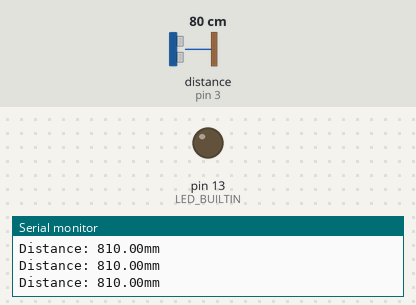
This sketch was run on a simulated Arduino Uno, built with avr-gcc and run on an emulated ATmega328P. On the bench: output pins drawn as LEDs (lit = HIGH), the last lines printed to the serial monitor. The test bench sets the inputs (shaded band); at power-on: distance to the obstacle (sensor on pin 3) 80 cm. The echo pulse lasts 58.3 µs per cm.

Above: at 1.3 s.
1.4 s: distance to the obstacle (sensor on pin 3) set to 27 cm
2.9 s: distance to the obstacle (sensor on pin 3) set to 24 cm
At 3.8 s:
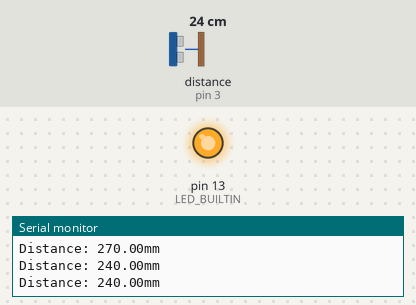
4.5 s: distance to the obstacle (sensor on pin 3) set to 35 cm
At 5.3 s:
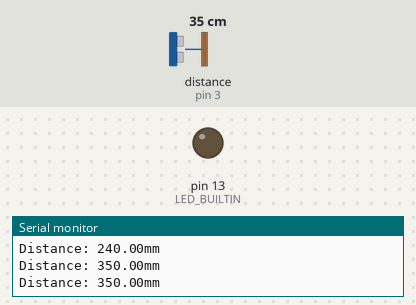
6.0 s: distance to the obstacle (sensor on pin 3) set to 2 cm
At 6.7 s:
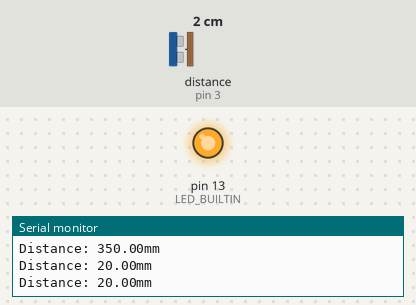
Timing chart, 0 to 8.5 s (numbered marks = the images above; inputs shaded):
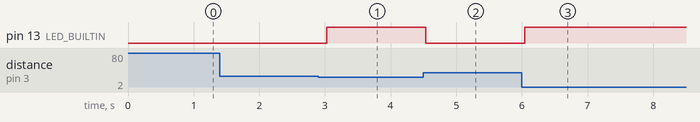

Measured:
- the behaviour switches between 26 and 25 cm on distance to the obstacle (sensor on pin 3) (found by bisection; images 0 and 1)
- after the input at 2.9 s, pin 13 (LED_BUILTIN): LOW → HIGH after 0.13 s
- after the input at 4.5 s, pin 13 (LED_BUILTIN): HIGH → LOW at once
- after the input at 6.0 s, pin 13 (LED_BUILTIN): LOW → HIGH after 0.05 s

The sketch:

20230323_LED.ino
```cpp
#include <NewPing.h>

#define SONAR_NUM 1
#define MAX_DISTANCE 150

#define Front 0

#define TRIG 2
#define ECHO 3

NewPing sonar(TRIG, ECHO, MAX_DISTANCE);

void setup() {
  pinMode(LED_BUILTIN, OUTPUT);
  Serial.begin(115200);
}

long sonar_front(void) {
  long duration, distance;

  digitalWrite(TRIG, HIGH);
  delayMicroseconds(10);
  digitalWrite(TRIG, LOW);

  duration = pulseIn(ECHO, HIGH);
  distance = ((float)(340 * duration) / 1000) / 2;

  return distance;
}

void loop() {
  float front_sonar = 0.0;

  front_sonar = sonar.ping_cm()*10;
  if(front_sonar == 0.0)  front_sonar = MAX_DISTANCE;

  Serial.print("Distance: ");
  Serial.print(front_sonar);
  Serial.println("mm");

  if((front_sonar > 0) && (front_sonar <= 250.0))
  {
    digitalWrite(LED_BUILTIN, HIGH);
    delay(500);  //  1초동안 켜짐
  }
  else{
    digitalWrite(LED_BUILTIN, LOW);
    delay(500);  //  1초동안 꺼짐
  }
}
```
